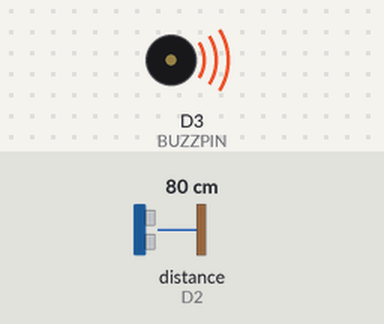
Recording of a sketch running on a simulated ESP8266 (NodeMCU). Shown: buzzer (waves = sounding, pin HIGH). Wiring (inferred from the names in the program): ultrasonic range finder: trigger D1; echo D2. The inputs (shaded band) are chosen by the test bench; at power-on: distance to the obstacle (sensor on D2) 80 cm. The echo pulse lasts 58.3 µs per cm; WiFi joins after 1.5 s; servers stay silent unless stated; uploads are accepted with an empty reply; pins used as bus, display or sensor lines are not drawn; what the sketch prints to the serial monitor is not drawn.

Above: at 1.6 s.
At 11.6 s:
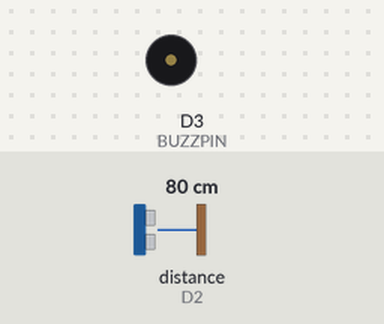
Timing chart, 0 to 13.1 s (numbered marks = the images above):
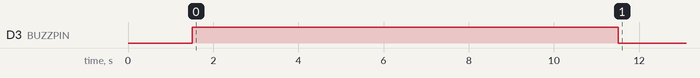

The sketch:

waterlvmonitor-php.ino
```cpp
#ifdef ESP32
  #include <WiFi.h>
  #include <HTTPClient.h>
#else
  #include <ESP8266WiFi.h>
  #include <ESP8266HTTPClient.h>
  #include <WiFiClient.h>
#endif


const char* ssid     = "VIETTEL";           //Tên WIFI truy cập
const char* password = "01693356824";       //Mật khẩu WIFI


const char* host = "mucnuocsong.000webhostapp.com/esp_data.php";      //Khi thiết bị kích hoạt, dữ liệu sẽ được gửi lên URL này bằng giao thức HTTP GET

String apiKeyValue = "kjsjkhjdhfd";         //Dùng để xác thực khi GET

String sensorName = "W-Track-01";      //Tên thiết bị gửi kèm trong gói tin
String sensorLocation = "Area-01";     //Tên khu vực thiết bị được đặt

//Cấu hình các chân nối trên mạch ESP
#define TRIGGERPIN D1
#define ECHOPIN    D2
#define BUZZPIN    D3

void setup() {

  Serial.begin(115200);

  pinMode(TRIGGERPIN, OUTPUT);
  pinMode(ECHOPIN, INPUT);
  pinMode(BUZZPIN, OUTPUT);

  WiFi.begin(ssid, password);
  Serial.println("Connecting");

  //Kết nối WIFI
  while(WiFi.status() != WL_CONNECTED) {
    digitalWrite(2, LOW);
    delay(250);
    Serial.print(".");
    digitalWrite(2, HIGH);
    delay(250);
  }
  Serial.println("");
  Serial.print("Connected to WiFi network with IP Address: ");
  Serial.println(WiFi.localIP());

}
//Hàm tính toán mực nước
long runSensor()
{
  long duration, distance, level;
  digitalWrite(TRIGGERPIN, LOW);
  delayMicroseconds(3);

  digitalWrite(TRIGGERPIN, HIGH);
  delayMicroseconds(12);

  digitalWrite(TRIGGERPIN, LOW);
  duration = pulseIn(ECHOPIN, HIGH);
  distance = (duration/2) / 29.1;


  if (isnan(distance)) {
    Serial.println("Failed to read from sensor!");
    return -1;
  }
  level = 300 - distance; //Số 300 có thể thay đổi tuỳ vào đặc điểm khu vực thiết bị lắp đặt. Tối đa là 400.

  Serial.print(level);
  Serial.println("Cm");

  if(level > 50)  {
    alert();  //Kích hoạt còi hú
  }
  return level;
}
//Hàm kích hoạt còi hú
void alert()
{
  digitalWrite(BUZZPIN, HIGH);
  delay(10000);
  digitalWrite(BUZZPIN, LOW);
}

void loop() {
  //Check WiFi connection status
  if(WiFi.status()== WL_CONNECTED){

    HTTPClient http;

     long waterLevel = runSensor();
    // Your Domain name with URL path or IP address with path

    // Specify content-type header
    http.addHeader("Content-Type", "application/x-www-form-urlencoded");

    // Prepare your HTTP GET request data
    String httpRequestData = "http://mucnuocsong.000webhostapp.com/esp_data.php?api_key=" + apiKeyValue + "&sensor=" + sensorName
                          + "&location=" + sensorLocation + "&value=" +waterLevel
                          +"";
    Serial.print("httpRequestData: ");
    Serial.println(httpRequestData);

    // Send HTTP GET request

    http.begin(httpRequestData);
    int httpResponseCode = http.GET();

     String payload = http.getString();

    if (httpResponseCode>0) {
      Serial.print("HTTP Response code: ");
      Serial.println(httpResponseCode);
      Serial.println(payload);
    }
    else {
      Serial.print("Error code: ");
      Serial.println(httpResponseCode);
    }
    // Free resources
    http.end();
//Send an HTTP GET request every 3600 seconds
    delay(1*3600*1000);
  }
  else {
    Serial.println("WiFi Disconnected");
    digitalWrite(2, LOW);
    delay(250);
    Serial.print(".");
    digitalWrite(2, HIGH);
    delay(250);
  }


}
```

Measured:
- by itself, D3 (BUZZPIN): LOW → HIGH at 1.5 s, → LOW 10.0 s later
